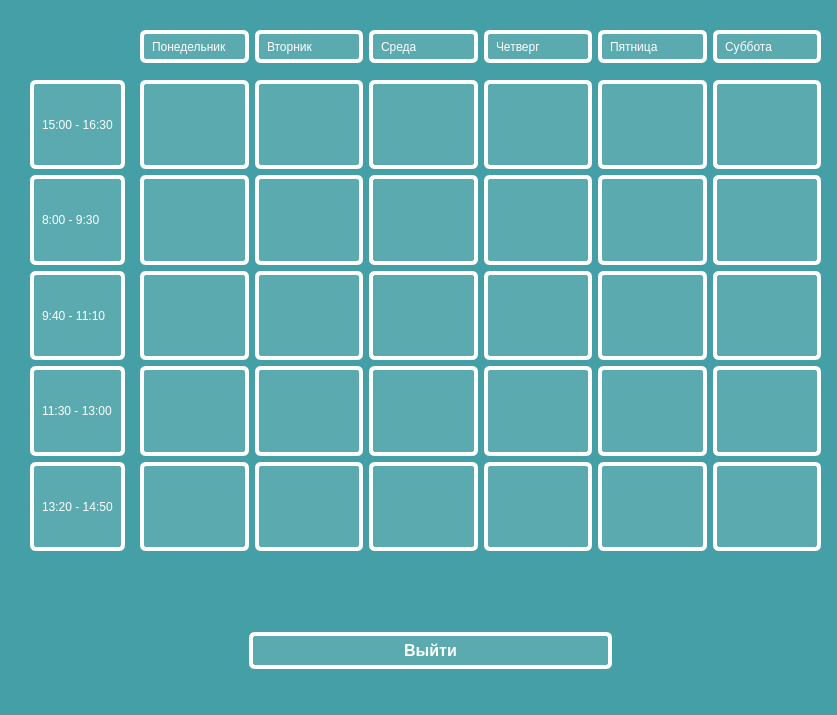
<?xml version="1.0" encoding="UTF-8"?>
<ui version="4.0">
 <class>Dialog</class>
 <widget class="QDialog" name="Dialog">
  <property name="geometry">
   <rect>
    <x>0</x>
    <y>0</y>
    <width>837</width>
    <height>715</height>
   </rect>
  </property>
  <property name="windowTitle">
   <string>Dialog</string>
  </property>
  <property name="styleSheet">
   <string notr="true">background-color: rgb(69, 159, 166);</string>
  </property>
  <widget class="QWidget" name="layoutWidget">
   <property name="geometry">
    <rect>
     <x>140</x>
     <y>30</y>
     <width>681</width>
     <height>33</height>
    </rect>
   </property>
   <layout class="QHBoxLayout" name="horizontalLayout">
    <item>
     <widget class="QLabel" name="label">
      <property name="styleSheet">
       <string notr="true">background-color: rgba(255, 255, 255, 30); 
border: 4px solid white; 
border-radius: 6px; 
padding: 5px;  
color: white;</string>
      </property>
      <property name="text">
       <string>Понедельник</string>
      </property>
     </widget>
    </item>
    <item>
     <widget class="QLabel" name="label_3">
      <property name="styleSheet">
       <string notr="true">background-color: rgba(255, 255, 255, 30); 
border: 4px solid white; 
border-radius: 6px; 
padding: 5px;  
color: white;</string>
      </property>
      <property name="text">
       <string>Вторник</string>
      </property>
     </widget>
    </item>
    <item>
     <widget class="QLabel" name="label_4">
      <property name="styleSheet">
       <string notr="true">background-color: rgba(255, 255, 255, 30); 
border: 4px solid white; 
border-radius: 6px; 
padding: 5px;  
color: white;</string>
      </property>
      <property name="text">
       <string>Среда</string>
      </property>
     </widget>
    </item>
    <item>
     <widget class="QLabel" name="label_2">
      <property name="styleSheet">
       <string notr="true">background-color: rgba(255, 255, 255, 30); 
border: 4px solid white; 
border-radius: 6px; 
padding: 5px;  
color: white;</string>
      </property>
      <property name="text">
       <string>Четверг</string>
      </property>
     </widget>
    </item>
    <item>
     <widget class="QLabel" name="label_5">
      <property name="styleSheet">
       <string notr="true">background-color: rgba(255, 255, 255, 30); 
border: 4px solid white; 
border-radius: 6px; 
padding: 5px;  
color: white;</string>
      </property>
      <property name="text">
       <string>Пятница</string>
      </property>
     </widget>
    </item>
    <item>
     <widget class="QLabel" name="label_6">
      <property name="styleSheet">
       <string notr="true">background-color: rgba(255, 255, 255, 30); 
border: 4px solid white; 
border-radius: 6px; 
padding: 5px;  
color: white;</string>
      </property>
      <property name="text">
       <string>Суббота</string>
      </property>
     </widget>
    </item>
   </layout>
  </widget>
  <widget class="QWidget" name="layoutWidget">
   <property name="geometry">
    <rect>
     <x>140</x>
     <y>80</y>
     <width>681</width>
     <height>471</height>
    </rect>
   </property>
   <layout class="QVBoxLayout" name="verticalLayout">
    <item>
     <layout class="QHBoxLayout" name="horizontalLayout_2">
      <item>
       <widget class="QLabel" name="label_15">
        <property name="styleSheet">
         <string notr="true">background-color: rgba(255, 255, 255, 30); 
border: 4px solid white; 
border-radius: 6px; 
padding: 5px;  
color: white;</string>
        </property>
        <property name="text">
         <string/>
        </property>
       </widget>
      </item>
      <item>
       <widget class="QLabel" name="label_14">
        <property name="styleSheet">
         <string notr="true">background-color: rgba(255, 255, 255, 30); 
border: 4px solid white; 
border-radius: 6px; 
padding: 5px;  
color: white;</string>
        </property>
        <property name="text">
         <string/>
        </property>
       </widget>
      </item>
      <item>
       <widget class="QLabel" name="label_16">
        <property name="styleSheet">
         <string notr="true">background-color: rgba(255, 255, 255, 30); 
border: 4px solid white; 
border-radius: 6px; 
padding: 5px;  
color: white;</string>
        </property>
        <property name="text">
         <string/>
        </property>
       </widget>
      </item>
      <item>
       <widget class="QLabel" name="label_17">
        <property name="styleSheet">
         <string notr="true">background-color: rgba(255, 255, 255, 30); 
border: 4px solid white; 
border-radius: 6px; 
padding: 5px;  
color: white;</string>
        </property>
        <property name="text">
         <string/>
        </property>
       </widget>
      </item>
      <item>
       <widget class="QLabel" name="label_18">
        <property name="styleSheet">
         <string notr="true">background-color: rgba(255, 255, 255, 30); 
border: 4px solid white; 
border-radius: 6px; 
padding: 5px;  
color: white;</string>
        </property>
        <property name="text">
         <string/>
        </property>
       </widget>
      </item>
      <item>
       <widget class="QLabel" name="label_19">
        <property name="styleSheet">
         <string notr="true">background-color: rgba(255, 255, 255, 30); 
border: 4px solid white; 
border-radius: 6px; 
padding: 5px;  
color: white;</string>
        </property>
        <property name="text">
         <string/>
        </property>
       </widget>
      </item>
     </layout>
    </item>
    <item>
     <layout class="QHBoxLayout" name="horizontalLayout_3">
      <item>
       <widget class="QLabel" name="label_27">
        <property name="styleSheet">
         <string notr="true">background-color: rgba(255, 255, 255, 30); 
border: 4px solid white; 
border-radius: 6px; 
padding: 5px;  
color: white;</string>
        </property>
        <property name="text">
         <string/>
        </property>
       </widget>
      </item>
      <item>
       <widget class="QLabel" name="label_24">
        <property name="styleSheet">
         <string notr="true">background-color: rgba(255, 255, 255, 30); 
border: 4px solid white; 
border-radius: 6px; 
padding: 5px;  
color: white;</string>
        </property>
        <property name="text">
         <string/>
        </property>
       </widget>
      </item>
      <item>
       <widget class="QLabel" name="label_20">
        <property name="styleSheet">
         <string notr="true">background-color: rgba(255, 255, 255, 30); 
border: 4px solid white; 
border-radius: 6px; 
padding: 5px;  
color: white;</string>
        </property>
        <property name="text">
         <string/>
        </property>
       </widget>
      </item>
      <item>
       <widget class="QLabel" name="label_41">
        <property name="styleSheet">
         <string notr="true">background-color: rgba(255, 255, 255, 30); 
border: 4px solid white; 
border-radius: 6px; 
padding: 5px;  
color: white;</string>
        </property>
        <property name="text">
         <string/>
        </property>
       </widget>
      </item>
      <item>
       <widget class="QLabel" name="label_42">
        <property name="styleSheet">
         <string notr="true">background-color: rgba(255, 255, 255, 30); 
border: 4px solid white; 
border-radius: 6px; 
padding: 5px;  
color: white;</string>
        </property>
        <property name="text">
         <string/>
        </property>
       </widget>
      </item>
      <item>
       <widget class="QLabel" name="label_13">
        <property name="styleSheet">
         <string notr="true">background-color: rgba(255, 255, 255, 30); 
border: 4px solid white; 
border-radius: 6px; 
padding: 5px;  
color: white;</string>
        </property>
        <property name="text">
         <string/>
        </property>
       </widget>
      </item>
     </layout>
    </item>
    <item>
     <layout class="QHBoxLayout" name="horizontalLayout_4">
      <item>
       <widget class="QLabel" name="label_25">
        <property name="styleSheet">
         <string notr="true">background-color: rgba(255, 255, 255, 30); 
border: 4px solid white; 
border-radius: 6px; 
padding: 5px;  
color: white;</string>
        </property>
        <property name="text">
         <string/>
        </property>
       </widget>
      </item>
      <item>
       <widget class="QLabel" name="label_21">
        <property name="styleSheet">
         <string notr="true">background-color: rgba(255, 255, 255, 30); 
border: 4px solid white; 
border-radius: 6px; 
padding: 5px;  
color: white;</string>
        </property>
        <property name="text">
         <string/>
        </property>
       </widget>
      </item>
      <item>
       <widget class="QLabel" name="label_26">
        <property name="styleSheet">
         <string notr="true">background-color: rgba(255, 255, 255, 30); 
border: 4px solid white; 
border-radius: 6px; 
padding: 5px;  
color: white;</string>
        </property>
        <property name="text">
         <string/>
        </property>
       </widget>
      </item>
      <item>
       <widget class="QLabel" name="label_38">
        <property name="styleSheet">
         <string notr="true">background-color: rgba(255, 255, 255, 30); 
border: 4px solid white; 
border-radius: 6px; 
padding: 5px;  
color: white;</string>
        </property>
        <property name="text">
         <string/>
        </property>
       </widget>
      </item>
      <item>
       <widget class="QLabel" name="label_39">
        <property name="styleSheet">
         <string notr="true">background-color: rgba(255, 255, 255, 30); 
border: 4px solid white; 
border-radius: 6px; 
padding: 5px;  
color: white;</string>
        </property>
        <property name="text">
         <string/>
        </property>
       </widget>
      </item>
      <item>
       <widget class="QLabel" name="label_40">
        <property name="styleSheet">
         <string notr="true">background-color: rgba(255, 255, 255, 30); 
border: 4px solid white; 
border-radius: 6px; 
padding: 5px;  
color: white;</string>
        </property>
        <property name="text">
         <string/>
        </property>
       </widget>
      </item>
     </layout>
    </item>
    <item>
     <layout class="QHBoxLayout" name="horizontalLayout_5">
      <item>
       <widget class="QLabel" name="label_28">
        <property name="styleSheet">
         <string notr="true">background-color: rgba(255, 255, 255, 30); 
border: 4px solid white; 
border-radius: 6px; 
padding: 5px;  
color: white;</string>
        </property>
        <property name="text">
         <string/>
        </property>
       </widget>
      </item>
      <item>
       <widget class="QLabel" name="label_22">
        <property name="styleSheet">
         <string notr="true">background-color: rgba(255, 255, 255, 30); 
border: 4px solid white; 
border-radius: 6px; 
padding: 5px;  
color: white;</string>
        </property>
        <property name="text">
         <string/>
        </property>
       </widget>
      </item>
      <item>
       <widget class="QLabel" name="label_34">
        <property name="styleSheet">
         <string notr="true">background-color: rgba(255, 255, 255, 30); 
border: 4px solid white; 
border-radius: 6px; 
padding: 5px;  
color: white;</string>
        </property>
        <property name="text">
         <string/>
        </property>
       </widget>
      </item>
      <item>
       <widget class="QLabel" name="label_35">
        <property name="styleSheet">
         <string notr="true">background-color: rgba(255, 255, 255, 30); 
border: 4px solid white; 
border-radius: 6px; 
padding: 5px;  
color: white;</string>
        </property>
        <property name="text">
         <string/>
        </property>
       </widget>
      </item>
      <item>
       <widget class="QLabel" name="label_36">
        <property name="styleSheet">
         <string notr="true">background-color: rgba(255, 255, 255, 30); 
border: 4px solid white; 
border-radius: 6px; 
padding: 5px;  
color: white;</string>
        </property>
        <property name="text">
         <string/>
        </property>
       </widget>
      </item>
      <item>
       <widget class="QLabel" name="label_37">
        <property name="styleSheet">
         <string notr="true">background-color: rgba(255, 255, 255, 30); 
border: 4px solid white; 
border-radius: 6px; 
padding: 5px;  
color: white;</string>
        </property>
        <property name="text">
         <string/>
        </property>
       </widget>
      </item>
     </layout>
    </item>
    <item>
     <layout class="QHBoxLayout" name="horizontalLayout_6">
      <item>
       <widget class="QLabel" name="label_23">
        <property name="styleSheet">
         <string notr="true">background-color: rgba(255, 255, 255, 30); 
border: 4px solid white; 
border-radius: 6px; 
padding: 5px;  
color: white;</string>
        </property>
        <property name="text">
         <string/>
        </property>
       </widget>
      </item>
      <item>
       <widget class="QLabel" name="label_29">
        <property name="styleSheet">
         <string notr="true">background-color: rgba(255, 255, 255, 30); 
border: 4px solid white; 
border-radius: 6px; 
padding: 5px;  
color: white;</string>
        </property>
        <property name="text">
         <string/>
        </property>
       </widget>
      </item>
      <item>
       <widget class="QLabel" name="label_30">
        <property name="styleSheet">
         <string notr="true">background-color: rgba(255, 255, 255, 30); 
border: 4px solid white; 
border-radius: 6px; 
padding: 5px;  
color: white;</string>
        </property>
        <property name="text">
         <string/>
        </property>
       </widget>
      </item>
      <item>
       <widget class="QLabel" name="label_31">
        <property name="styleSheet">
         <string notr="true">background-color: rgba(255, 255, 255, 30); 
border: 4px solid white; 
border-radius: 6px; 
padding: 5px;  
color: white;</string>
        </property>
        <property name="text">
         <string/>
        </property>
       </widget>
      </item>
      <item>
       <widget class="QLabel" name="label_32">
        <property name="styleSheet">
         <string notr="true">background-color: rgba(255, 255, 255, 30); 
border: 4px solid white; 
border-radius: 6px; 
padding: 5px;  
color: white;</string>
        </property>
        <property name="text">
         <string/>
        </property>
       </widget>
      </item>
      <item>
       <widget class="QLabel" name="label_33">
        <property name="styleSheet">
         <string notr="true">background-color: rgba(255, 255, 255, 30); 
border: 4px solid white; 
border-radius: 6px; 
padding: 5px;  
color: white;</string>
        </property>
        <property name="text">
         <string/>
        </property>
       </widget>
      </item>
     </layout>
    </item>
   </layout>
  </widget>
  <widget class="QWidget" name="layoutWidget">
   <property name="geometry">
    <rect>
     <x>30</x>
     <y>80</y>
     <width>95</width>
     <height>471</height>
    </rect>
   </property>
   <layout class="QVBoxLayout" name="verticalLayout_2">
    <item>
     <widget class="QLabel" name="label_11">
      <property name="styleSheet">
       <string notr="true">background-color: rgba(255, 255, 255, 30); 
border: 4px solid white; 
border-radius: 6px; 
padding: 5px;  
color: white;</string>
      </property>
      <property name="text">
       <string>15:00 - 16:30 </string>
      </property>
     </widget>
    </item>
    <item>
     <widget class="QLabel" name="label_7">
      <property name="styleSheet">
       <string notr="true">background-color: rgba(255, 255, 255, 30); 
border: 4px solid white; 
border-radius: 6px; 
padding: 5px;  
color: white;</string>
      </property>
      <property name="text">
       <string>8:00 - 9:30</string>
      </property>
     </widget>
    </item>
    <item>
     <widget class="QLabel" name="label_8">
      <property name="styleSheet">
       <string notr="true">background-color: rgba(255, 255, 255, 30); 
border: 4px solid white; 
border-radius: 6px; 
padding: 5px;  
color: white;</string>
      </property>
      <property name="text">
       <string>9:40 - 11:10</string>
      </property>
     </widget>
    </item>
    <item>
     <widget class="QLabel" name="label_9">
      <property name="styleSheet">
       <string notr="true">background-color: rgba(255, 255, 255, 30); 
border: 4px solid white; 
border-radius: 6px; 
padding: 5px;  
color: white;</string>
      </property>
      <property name="text">
       <string>11:30 - 13:00</string>
      </property>
     </widget>
    </item>
    <item>
     <widget class="QLabel" name="label_10">
      <property name="styleSheet">
       <string notr="true">background-color: rgba(255, 255, 255, 30); 
border: 4px solid white; 
border-radius: 6px; 
padding: 5px;  
color: white;</string>
      </property>
      <property name="text">
       <string>13:20 - 14:50</string>
      </property>
     </widget>
    </item>
   </layout>
  </widget>
  <widget class="QFrame" name="frame">
   <property name="geometry">
    <rect>
     <x>240</x>
     <y>590</y>
     <width>381</width>
     <height>121</height>
    </rect>
   </property>
   <property name="styleSheet">
    <string notr="true">background-color: rgba(255, 255, 255, 0); 
</string>
   </property>
   <layout class="QHBoxLayout" name="horizontalLayout_7">
    <item>
     <widget class="QPushButton" name="pushButton_2">
      <property name="font">
       <font>
        <pointsize>12</pointsize>
        <weight>75</weight>
        <bold>true</bold>
       </font>
      </property>
      <property name="styleSheet">
       <string notr="true">background-color: rgba(255, 255, 255, 30); 
border: 4px solid white; 
border-radius: 6px; 
padding: 5px;  
color: white;</string>
      </property>
      <property name="text">
       <string>Выйти</string>
      </property>
     </widget>
    </item>
   </layout>
  </widget>
 </widget>
 <resources/>
 <connections/>
</ui>
